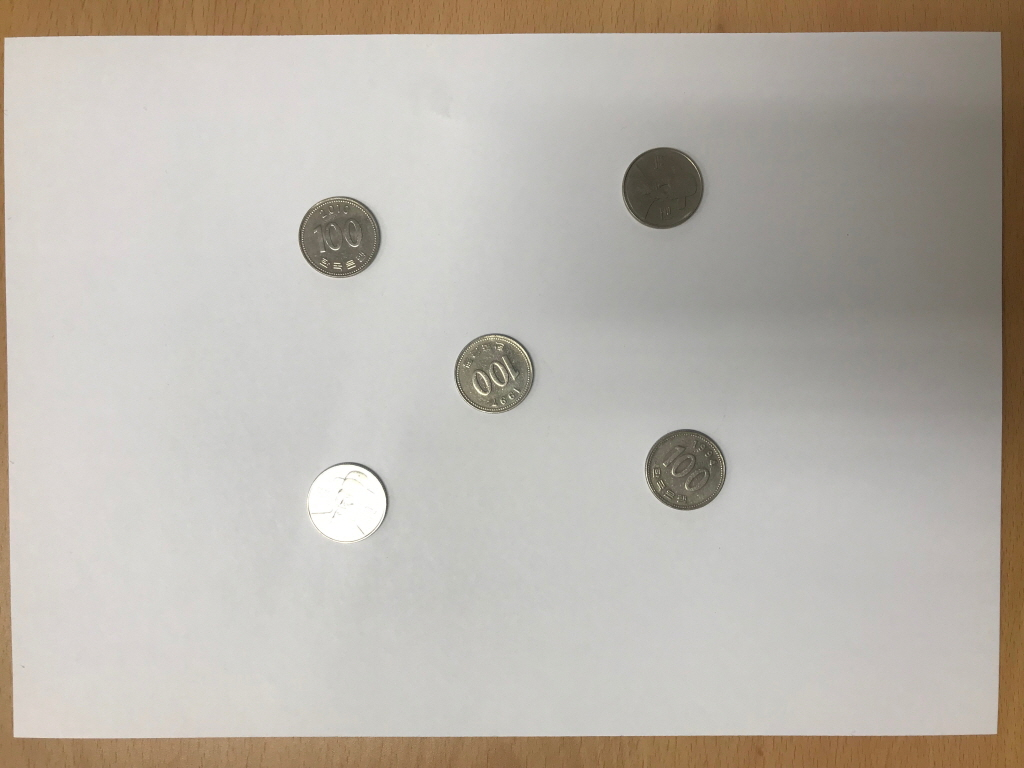
#> input picture hw4/sIMG_8253.JPG, 1024 x 768 px
$ jupyter execute --allow-errors hw4.ipynb
#> lines starting #> are read from the running program, lines starting #| are printed output that depends on the picture; after the words box and inside, x2 and y2 are one past the last pixel; in counts of white or black regions, pixels touching at a corner belong together
[cell 1]
import cv2
import numpy as np
from matplotlib import pyplot as plt

[cell 2]
img = cv2.imread('sIMG_8253.JPG',1)
#> img is the input picture: shape (768, 1024, 3); mean B, G, R 171.7, 180, 185.7
img = img[130:630, 260:760]
#> img: shape (500, 500, 3)
gray = cv2.cvtColor(img, cv2.COLOR_BGR2GRAY)
gray_blur = cv2.GaussianBlur(gray, (15, 15), 0)
thresh = cv2.adaptiveThreshold(gray_blur, 255, cv2.ADAPTIVE_THRESH_GAUSSIAN_C,cv2.THRESH_BINARY_INV, 11, 1)
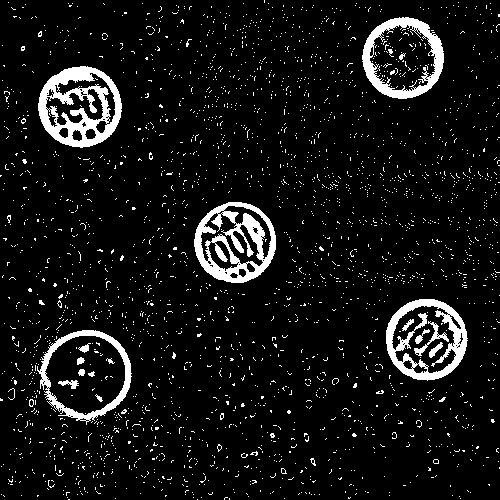
#> thresh: shape (500, 500); 7.8% white; 2642 white regions (2621 under 20 px), largest, box (x1, y1, x2, y2) and area: (38, 66, 122, 148) 3360, (194, 202, 276, 283) 3094, (386, 299, 468, 381) 2435
kernel = np.ones((4, 4), np.uint8)
opening = cv2.morphologyEx(thresh, cv2.MORPH_OPEN,kernel,iterations = 1)
#> opening: shape (500, 500); 4.6% white; 42 white regions (4 under 20 px), largest, box (x1, y1, x2, y2) and area: (39, 67, 123, 148) 2457, (363, 18, 445, 100) 1901, (387, 300, 468, 381) 1839
dilation = cv2.dilate(opening,kernel,iterations = 1)
#> dilation: shape (500, 500); 7.5% white; 16 white regions, largest, box (x1, y1, x2, y2) and area: (38, 66, 125, 150) 4667, (194, 202, 279, 286) 4362, (386, 299, 470, 383) 3293
erosion = cv2.erode(dilation,kernel,iterations = 1)
#> erosion: shape (500, 500); 4.7% white; 25 white regions (1 under 20 px), largest, box (x1, y1, x2, y2) and area: (40, 68, 124, 149) 2913, (196, 204, 278, 285) 2487, (388, 301, 469, 382) 2083
closing = cv2.morphologyEx(erosion, cv2.MORPH_CLOSE,kernel, iterations=1)
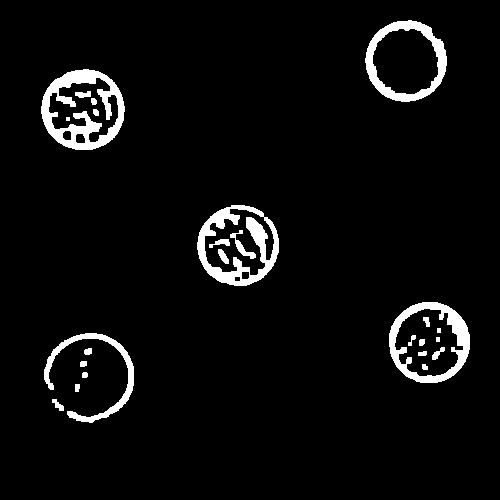
#> closing: shape (500, 500); 4.7% white; 25 white regions (1 under 20 px)
contours, hierarchy = cv2.findContours(closing, cv2.RETR_EXTERNAL,cv2.CHAIN_APPROX_SIMPLE)
#> contours = 10 contours; largest, box (x1, y1, x2, y2) and area: (41, 69, 125, 150) 5212, (389, 302, 470, 383) 5111, (365, 20, 447, 102) 5076, (197, 205, 279, 286) 5072, (44, 333, 134, 423) 1150
for cnt in contours:
    area = cv2.contourArea(cnt)
    ellipse = cv2.fitEllipse(cnt)
    cv2.ellipse(img, ellipse, (0,255,0), 2)
#> this loop made 10 passes
#> (area, ellipse) on passes 1 to 10: (53, ((57.71, 404.9), (5.96, 14.94), 133.8)), (25.5, ((76.78, 386.6), (4.55, 11.14), 6.18)), (23.5, ((84.3, 374.7), (5.82, 6.46), 45)), (28, ((82.87, 363.4), (5.72, 8.3), 69.54)), (36, ((88.07, 351), (5.86, 9.96), 74.23)), (1149.5, ((89.05, 376.4), (84.17, 84.98), 63.66)), (5111, ((429, 342), (80.62, 80.93), 164.1)), (5071.5, ((237.8, 245.1), (79.7, 81.14), 70.01)), (5211.5, ((82.79, 109.4), (80.48, 82.73), 88.35)), (5076, ((405.5, 60.74), (80.03, 80.77), 154.8))
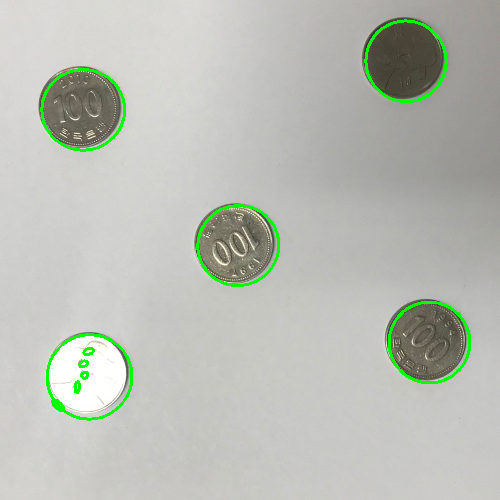
#> img: shape (500, 500, 3); mean B, G, R 181.3, 189.8, 185.8
plt.figure(figsize=(15,15))
plt.subplot(331),plt.imshow(img,"gray"),plt.title('Input')
plt.subplot(332),plt.imshow(closing,"gray"),plt.title('Closing')
plt.subplot(333),plt.imshow(thresh,"gray"),plt.title('Thresh')
plt.show()
#> figure, not shown here; B, G, R data is drawn as R, G, B

[cell 3]
img = cv2.imread('sIMG_8254.JPG',1)
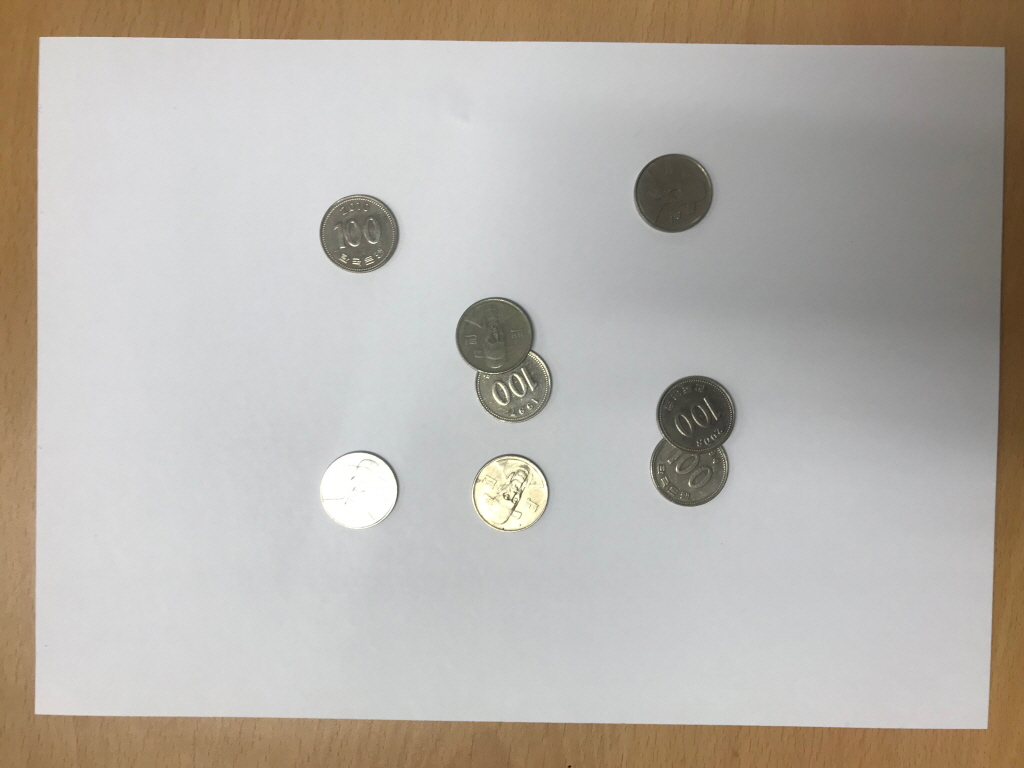
#> input picture hw4/sIMG_8254.JPG, 1024 x 768 px
#> img is the input picture: shape (768, 1024, 3); mean B, G, R 171.5, 178.1, 183.4
img = img[130:630, 260:760]
#> img: shape (500, 500, 3)
gray = cv2.cvtColor(img, cv2.COLOR_BGR2GRAY)
gray_blur = cv2.GaussianBlur(gray, (15, 15), 0)
thresh = cv2.adaptiveThreshold(gray_blur, 255, cv2.ADAPTIVE_THRESH_GAUSSIAN_C,cv2.THRESH_BINARY_INV, 11, 1)
#> thresh: shape (500, 500); 9.8% white; 2391 white regions (2359 under 20 px), largest, box (x1, y1, x2, y2) and area: (391, 246, 477, 377) 4842, (196, 167, 294, 293) 4160, (59, 64, 140, 143) 3255
kernel = np.ones((4, 4), np.uint8)
opening = cv2.morphologyEx(thresh, cv2.MORPH_OPEN,kernel,iterations = 1)
#> opening: shape (500, 500); 6.7% white; 56 white regions (7 under 20 px), largest, box (x1, y1, x2, y2) and area: (392, 247, 477, 378) 3518, (197, 168, 295, 294) 3383, (60, 65, 141, 144) 2352
dilation = cv2.dilate(opening,kernel,iterations = 1)
#> dilation: shape (500, 500); 10.7% white; 23 white regions, largest, box (x1, y1, x2, y2) and area: (391, 246, 479, 380) 6000, (196, 167, 297, 296) 5650, (59, 64, 143, 146) 4578
erosion = cv2.erode(dilation,kernel,iterations = 1)
#> erosion: shape (500, 500); 6.9% white; 34 white regions (4 under 20 px), largest, box (x1, y1, x2, y2) and area: (393, 248, 478, 379) 3989, (198, 169, 296, 295) 3608, (61, 66, 142, 145) 2729
closing = cv2.morphologyEx(erosion, cv2.MORPH_CLOSE,kernel, iterations=1)
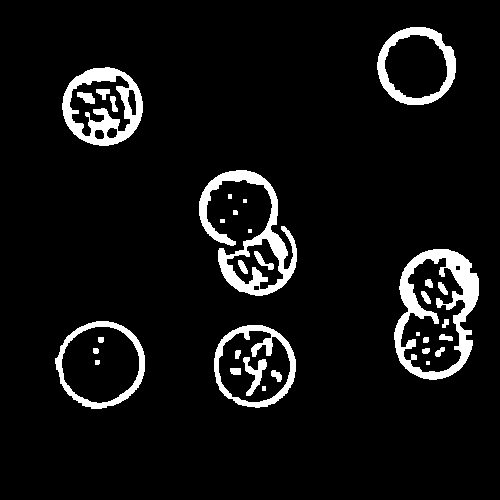
#> closing: shape (500, 500); 6.9% white; 34 white regions (4 under 20 px)
contours, hierarchy = cv2.findContours(closing, cv2.RETR_EXTERNAL,cv2.CHAIN_APPROX_SIMPLE)
#> contours = 11 contours, 5 with area under 20; largest, box (x1, y1, x2, y2) and area: (394, 249, 479, 380) 8412, (55, 321, 145, 409) 5924, (214, 325, 296, 408) 5286, (62, 67, 143, 146) 4899, (377, 27, 456, 105) 4742, (199, 170, 297, 296) 4695
for cnt in contours:
    area = cv2.contourArea(cnt)
    if area < 4700 or area > 7000:
        continue
    if len(cnt) < 5:
        continue
    ellipse = cv2.fitEllipse(cnt)
    cv2.ellipse(img, ellipse, (0,255,0), 2)
#> this loop made 11 passes
#> (area, ellipse) on passes 1, 2, 10, 11: (5286, ((254.1, 365.6), (81.35, 82.98), 136.8)), (5924, ((100.5, 364), (85.31, 88.31), 63.77)), (4899, ((102.4, 106), (77.92, 80.14), 89.65)), (4742.5, ((416, 65.84), (77.49, 78.2), 165.1))
#> area on passes 3, 9: 8411.5, 4695
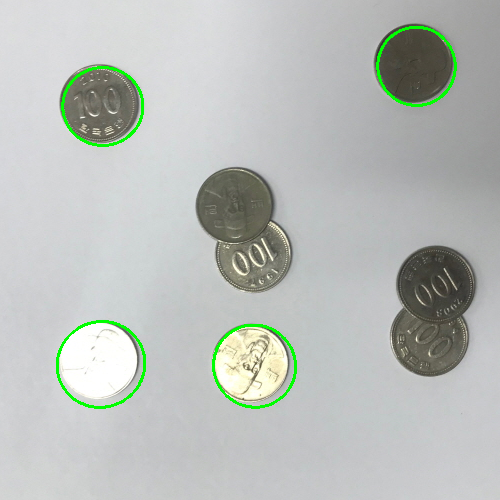
#> img: shape (500, 500, 3); mean B, G, R 185.8, 189.8, 185.4
plt.figure(figsize=(15,15))
plt.subplot(331),plt.imshow(img,"gray"),plt.title('Input')
plt.subplot(332),plt.imshow(closing,"gray"),plt.title('Closing')
plt.subplot(333),plt.imshow(thresh,"gray"),plt.title('Thresh')
plt.show()
#> figure, not shown here; B, G, R data is drawn as R, G, B

[cell 4]
img = cv2.imread('sIMG_8255.JPG',1)
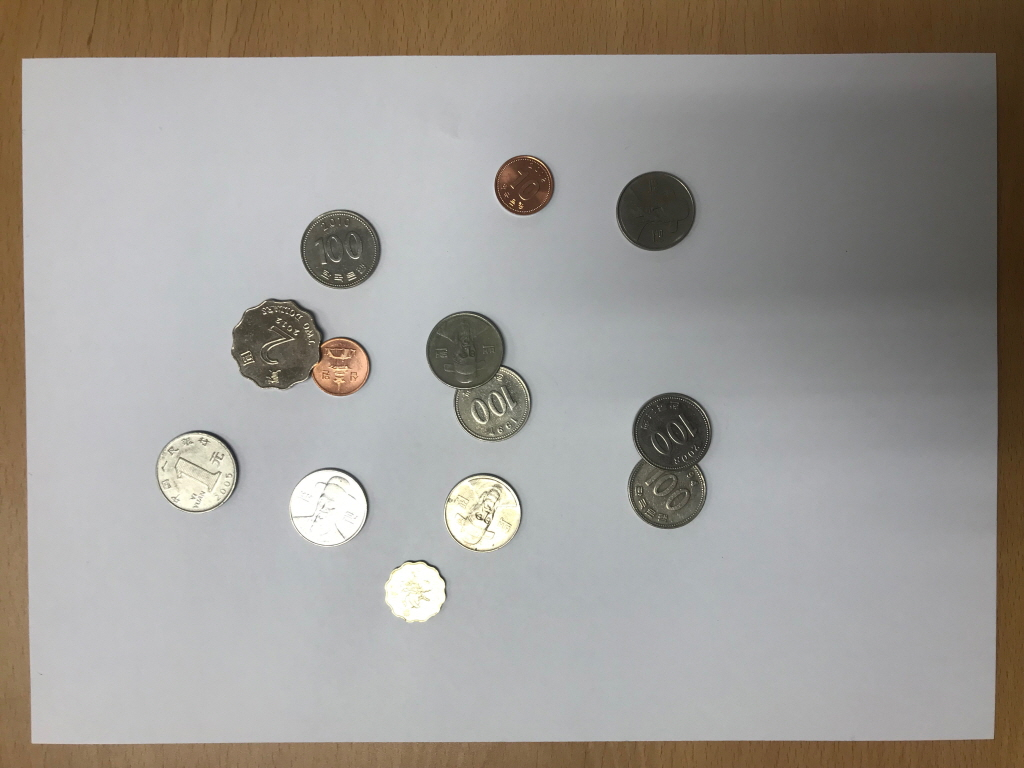
#> input picture hw4/sIMG_8255.JPG, 1024 x 768 px
#> img is the input picture: shape (768, 1024, 3); mean B, G, R 149.9, 154.6, 158.2
img = img[60:660, 50:750]
#> img: shape (600, 700, 3)
gray = cv2.cvtColor(img, cv2.COLOR_BGR2GRAY)
#> gray: shape (600, 700)
gray_blur = cv2.GaussianBlur(gray, (15, 15), 0)
#> gray_blur: shape (600, 700)
thresh = cv2.adaptiveThreshold(gray_blur, 255, cv2.ADAPTIVE_THRESH_GAUSSIAN_C,cv2.THRESH_BINARY_INV, 11, 1)
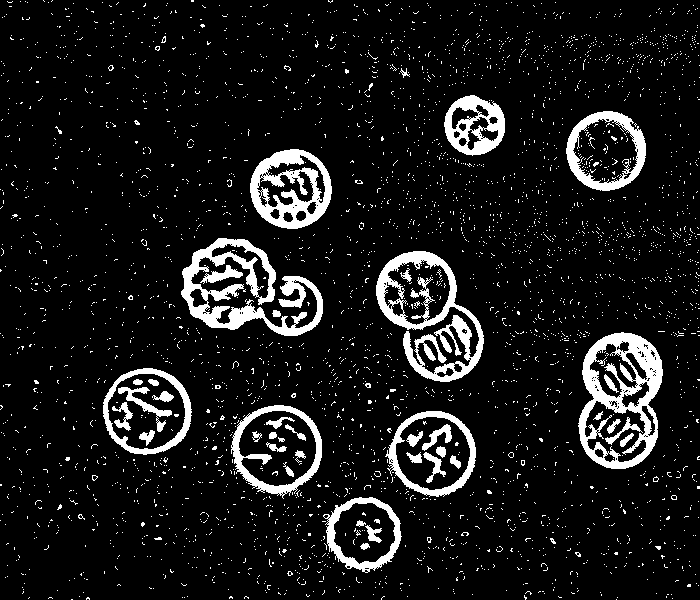
#> thresh: shape (600, 700); 9.4% white; 3537 white regions (3492 under 20 px), largest, box (x1, y1, x2, y2) and area: (578, 332, 663, 469) 4927, (181, 238, 323, 336) 4854, (376, 251, 484, 382) 4634
kernel = np.ones((4, 4), np.uint8)
opening = cv2.morphologyEx(thresh, cv2.MORPH_OPEN,kernel,iterations = 1)
#> opening: shape (600, 700); 6.7% white; 95 white regions (7 under 20 px), largest, box (x1, y1, x2, y2) and area: (580, 334, 664, 470) 3440, (182, 239, 277, 331) 2784, (251, 150, 333, 230) 2445
dilation = cv2.dilate(opening,kernel,iterations = 1)
#> dilation: shape (600, 700); 10.8% white; 36 white regions, largest, box (x1, y1, x2, y2) and area: (579, 333, 666, 472) 6238, (376, 251, 487, 385) 5441, (181, 238, 279, 333) 5383
erosion = cv2.erode(dilation,kernel,iterations = 1)
#> erosion: shape (600, 700); 6.8% white; 62 white regions (6 under 20 px), largest, box (x1, y1, x2, y2) and area: (581, 335, 665, 471) 4092, (252, 151, 334, 231) 3043, (378, 253, 486, 384) 3000
closing = cv2.morphologyEx(erosion, cv2.MORPH_CLOSE,kernel, iterations=4)
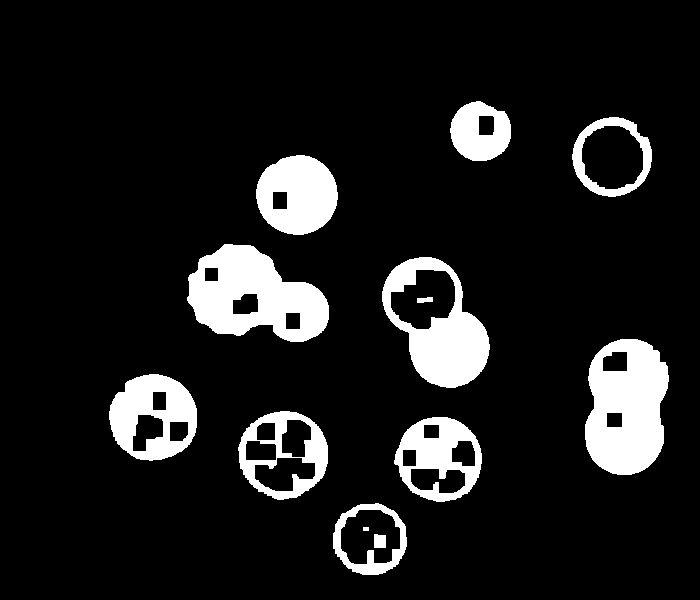
#> closing: shape (600, 700); 11.1% white; 13 white regions
contours, hierarchy = cv2.findContours(closing, cv2.RETR_EXTERNAL,cv2.CHAIN_APPROX_SIMPLE)
#> contours = 10 contours; largest, box (x1, y1, x2, y2) and area: (187, 244, 329, 342) 9149, (382, 257, 490, 388) 9071, (585, 339, 669, 475) 9002, (238, 411, 328, 500) 6046, (109, 374, 197, 461) 5864
for cnt in contours:
    area = cv2.contourArea(cnt)
    if area >9000 :
        continue
    if len(cnt) < 5:
        continue
    ellipse = cv2.fitEllipse(cnt)
    cv2.ellipse(img, ellipse, (0,255,0), 2)
#> this loop made 10 passes
#> (area, ellipse) on passes 1, 2, 3, 4, 8, 9, 10: (4096, ((369.7, 538.6), (71.27, 73.56), 99.05)), (5608, ((438.9, 458.7), (83.49, 85.85), 119.9)), (6046, ((283.1, 454.1), (86.55, 89.09), 89.96)), (5864.5, ((153.1, 417.2), (85.63, 87.7), 92.92)), (4997, ((296.7, 194.5), (78.75, 80.96), 88.14)), (4817.5, ((611.5, 156.7), (78.26, 78.56), 160)), (2746, ((480, 131.2), (57.61, 61.04), 104.6))
#> area on passes 5 to 7: 9002.5, 9071, 9149
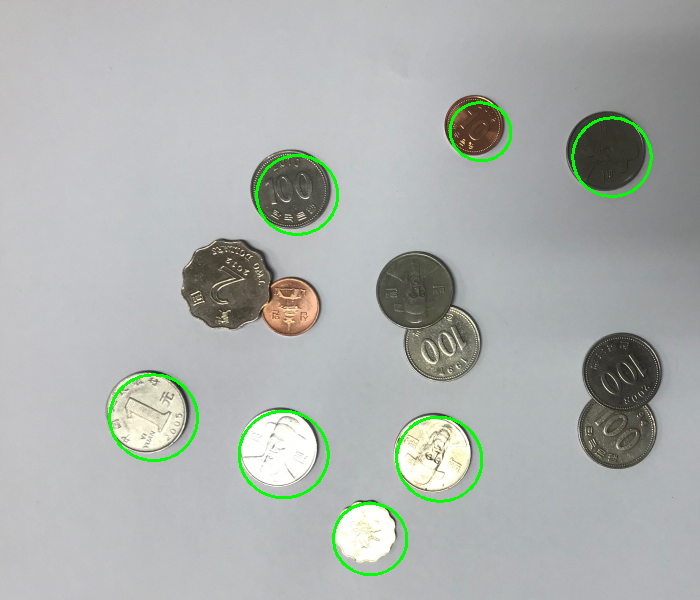
#> img: shape (600, 700, 3); mean B, G, R 173.7, 176.9, 172.6
plt.figure(figsize=(15,15))
plt.subplot(331),plt.imshow(img,"gray"),plt.title('Input')
plt.subplot(332),plt.imshow(closing,"gray"),plt.title('Closing')
plt.subplot(333),plt.imshow(thresh,"gray"),plt.title('Thresh')
plt.show()
#> figure, not shown here; B, G, R data is drawn as R, G, B
